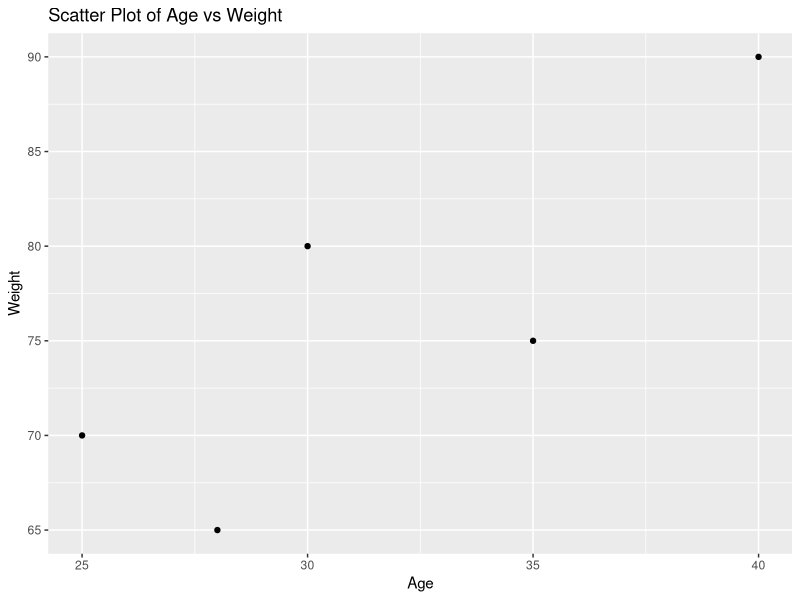
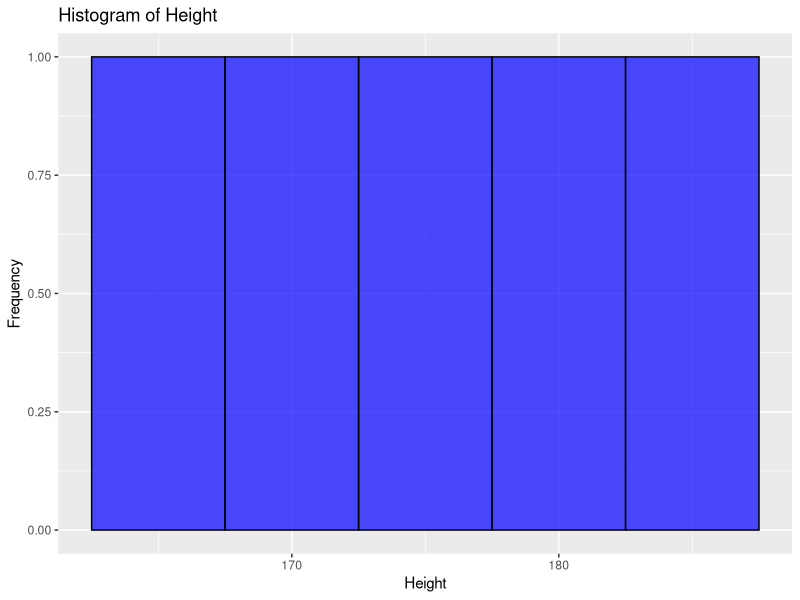
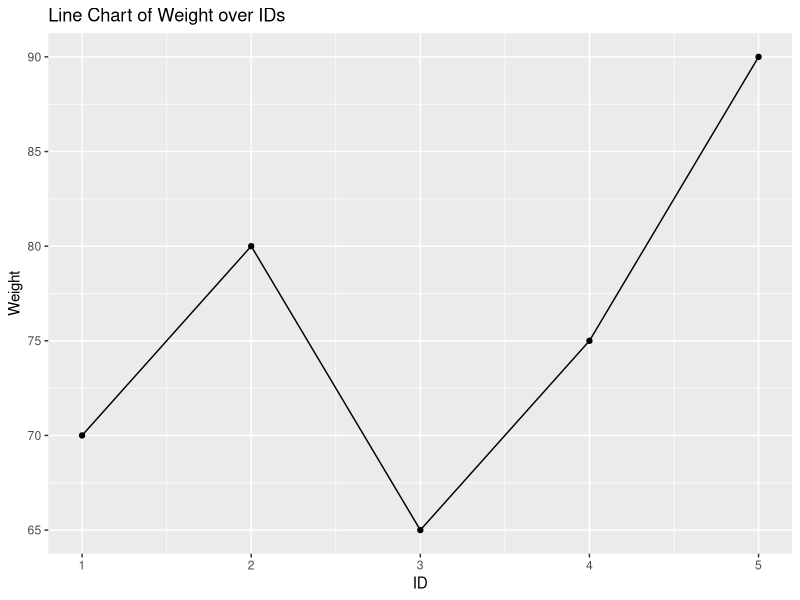
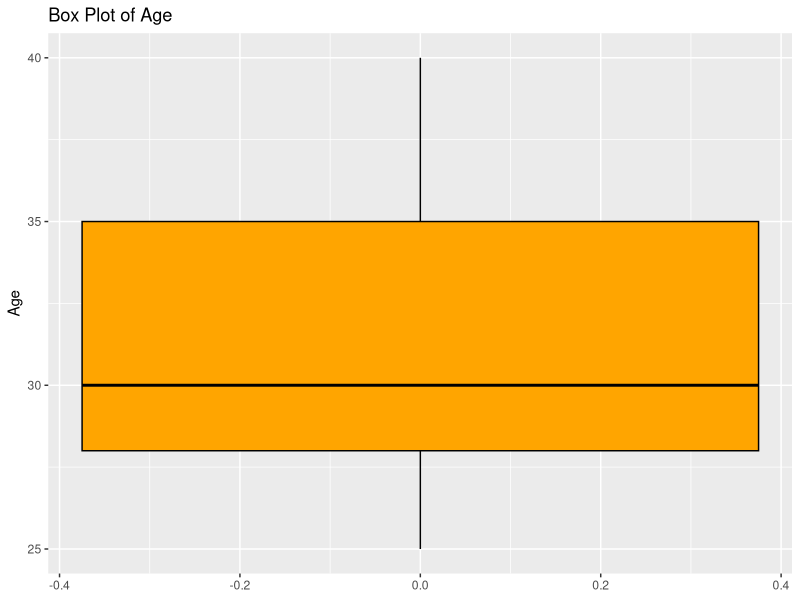
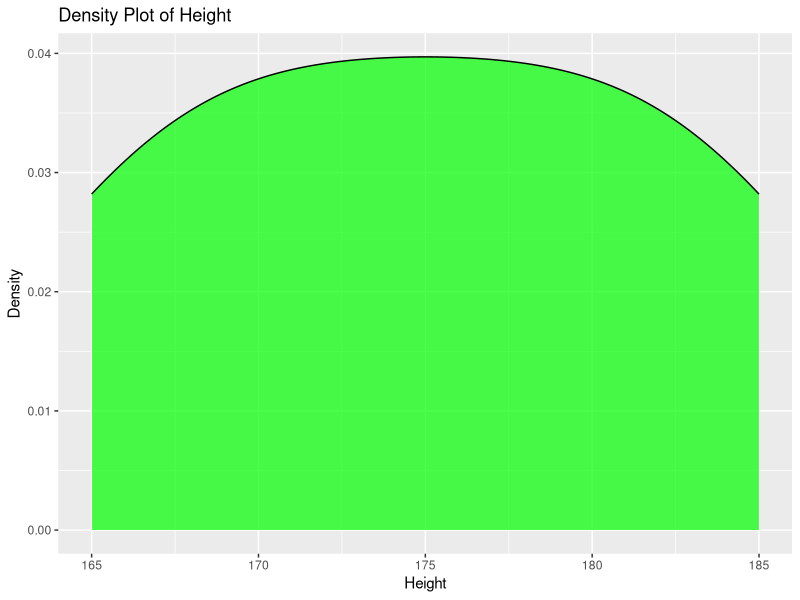

These charts were generated, in order, by the following R code:
# Load necessary libraries
library(ggplot2)
# Create a data frame with the given data
data <- data.frame(
  ID = c(1, 2, 3, 4, 5),
  Age = c(25, 30, 28, 35, 40),
  Height = c(175, 180, 170, 165, 185),
  Weight = c(70, 80, 65, 75, 90)
)
# Scatter plot between Age and Weight
ggplot(data, aes(x = Age, y = Weight)) +
  geom_point() +
  ggtitle("Scatter Plot of Age vs Weight") +
  xlab("Age") +
  ylab("Weight")
# Histogram of Height
ggplot(data, aes(x = Height)) +
  geom_histogram(binwidth = 5, fill = "blue", color = "black", alpha = 0.7) +
  ggtitle("Histogram of Height") +
  xlab("Height") +
  ylab("Frequency")
# Line chart showing changes in Weight over IDs
ggplot(data, aes(x = ID, y = Weight)) +
  geom_line() +
  geom_point() +
  ggtitle("Line Chart of Weight over IDs") +
  xlab("ID") +
  ylab("Weight")
# Box plot of Age
ggplot(data, aes(y = Age)) +
  geom_boxplot(fill = "orange", color = "black") +
  ggtitle("Box Plot of Age") +
  ylab("Age")
# Density plot of Height
ggplot(data, aes(x = Height)) +
  geom_density(fill = "green", alpha = 0.7) +
  ggtitle("Density Plot of Height") +
  xlab("Height") +
  ylab("Density")
